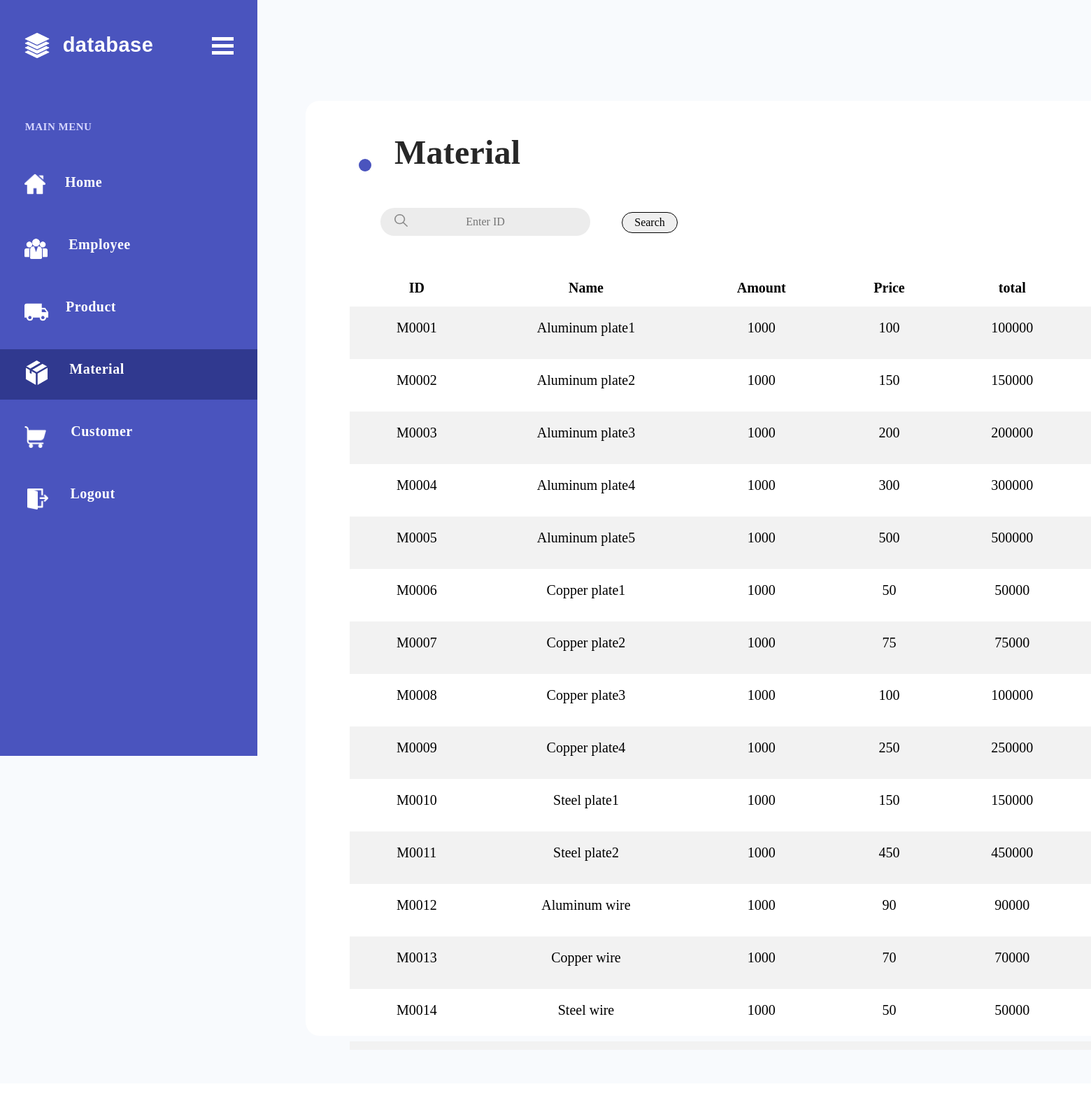
Screenshot of /TemTank/Material.php with the database file from the repository.
### tables this page shows
CREATE TABLE `Material` (
  `Mssn` varchar(11) NOT NULL,
  `Amount` int(11) NOT NULL,
  `Mname` varchar(50) NOT NULL,
  `Mprice` float NOT NULL
);

### TemTank/Material.php (the view, shortened to what this page needs)
<?php
    $servername = "localhost";
    $username = "root";
    $password = "root";
    $dbname = "TemTank";
    $conn = new mysqli($servername,$username,$password,$dbname);
	$result = $conn->query("SELECT DISTINCT Mssn,Amount,Mname,Mprice FROM Material ORDER BY Mssn ");
?>
<!DOCTYPE html>
<html>
<head>
</head>
<body>
<div id="Material" >
	<div id="Group_10">
		<svg class="Rectangle_5">
			<rect fill="rgba(74,84,190,1)" id="Rectangle_5" rx="0" ry="0" x="0" y="0" width="368" height="1080">
			</rect>
		</svg>
	</div>
	<div id="Group_22">
		<div id="Group_3">
			<div id="database">
				<span>database</span>
			</div>
			<img id="database_" src="database_.png" srcset="database_.png 1x, database_@2x.png 2x">
		</div>
		<div id="Group_21">
			<svg class="Rectangle_6">
				<rect fill="rgba(255,255,255,1)" id="Rectangle_6" rx="0" ry="0" x="0" y="0" width="31" height="5">
				</rect>
			</svg>
			<svg class="Rectangle_6_">
				<rect fill="rgba(255,255,255,1)" id="Rectangle_6_" rx="0" ry="0" x="0" y="0" width="31" height="5">
				</rect>
			</svg>
			<svg class="Rectangle_6_ba">
				<rect fill="rgba(255,255,255,1)" id="Rectangle_6_ba" rx="0" ry="0" x="0" y="0" width="31" height="5">
				</rect>
			</svg>
		</div>
	</div>
	<svg class="Rectangle_11">
		<rect fill="rgba(29,36,107,1)" id="Rectangle_11" rx="0" ry="0" x="0" y="0" width="368" height="72">
		</rect>
	</svg>
	<svg class="Rectangle_10">
		<rect fill="rgba(255,255,255,1)" id="Rectangle_10" rx="20" ry="20" x="0" y="0" width="1413" height="1336">
		</rect>
	</svg>
	<div id="Group_18">
		<div id="MAIN_MENU">
			<span>MAIN MENU</span>
		</div>
		<div id="Group_16">
			<div id="Home">
				<a href="Homepage.php">Home</a>
			</div>
			<img id="home_run" src="home_run.png" srcset="home_run.png 1x, home_run@2x.png 2x">
		</div>
		<div  id="Group_17">
			<div id="Employee">
			<a href="Employee.php">Employee</a>
			</div>
			<img id="home_run_bj" src="home_run_bj.png" srcset="home_run_bj.png 1x, home_run_bj@2x.png 2x">
		</div>
		<div  id="Group_11">
			<div id="Product">
			<a href="Product.php">Product</a>
			</div>
			<img id="home_run_bm" src="home_run_bm.png" srcset="home_run_bm.png 1x, home_run_bm@2x.png 2x">
		</div>
		<div id="Group_12">
			<div id="Material_bo">
			<a href="Material.php">Material</a>
			</div>
			<img id="home_run_bp" src="home_run_bp.png" srcset="home_run_bp.png 1x, home_run_bp@2x.png 2x">
		</div>
		<div  id="Group_13">
			<div id="Customer">
			<a href="Customer.php">Customer</a>
			</div>
			<img id="home_run_bs" src="home_run_bs.png" srcset="home_run_bs.png 1x, home_run_bs@2x.png 2x">
		</div>
		<div id="Group_15">
			<div id="Logout">
			<a href="Login.php">Logout</a>
			</div>
			<img id="home_run_by" src="home_run_by.png" srcset="home_run_by.png 1x, home_run_by@2x.png 2x">
		</div>
	</div>
	<div id="Group_20">
	</div>
	<div id="Group_24">
		<div id="Material_b">
			<span>Material</span>
		</div>
		<svg class="Ellipse_2">
			<ellipse fill="rgba(74,84,190,1)" id="Ellipse_2" rx="9" ry="9" cx="9" cy="9">
			</ellipse>
		</svg>
	</div>
	<div id="Group_26">
		<div id="Group_23">
		</div>
		<div id="Group_25">
		<form action="Material.php" method="POST">
			<div id="Enter_name_or_ID">
			<input type= "text" id = "enter"name= "search"placeholder="Enter ID">
			<input type = "submit" id="sub" value="Search">
			</div>
			<img id="search__1_" src="search__1_.png" srcset="search__1_.png 1x, search__1_@2x.png 2x">
			</form>
	</div>
	</div>
	</div>
<div id="listcustomert">
<table>
			<tr>
                 <th>ID</th>
				<th>Name</th>
				<th>Amount</th>
				<th>Price</th>
				<th>total</th>
			</tr>
			<?php
			 while($row = $result->fetch_assoc()){
			echo "<tr>";
					echo"<td>".$row['Mssn']."</td>"
					."<td>".$row['Mname']."</td>".
					"<td>".$row['Amount']."</td>".
					"<td>".$row['Mprice']."</td>".
					"<td>".$row['Mprice']*$row['Amount']."</td>".
                    "<td><a href='DeleteMat.php?id=".$row['Mssn']."'><input type ='button' value='Delete' id='delete'></a></td>";
			echo "</tr>";
			 }?>
		</table>
			</div>
</body>
</html>

### rows the page displays
material: Mssn "M0001", Mname "Aluminum plate1", Amount "1000", Mprice "100", $row['Mprice']*$row['Amount'] "100000"
material: Mssn "M0002", Mname "Aluminum plate2", Amount "1000", Mprice "150", $row['Mprice']*$row['Amount'] "150000"
material: Mssn "M0003", Mname "Aluminum plate3", Amount "1000", Mprice "200", $row['Mprice']*$row['Amount'] "200000"
material: Mssn "M0004", Mname "Aluminum plate4", Amount "1000", Mprice "300", $row['Mprice']*$row['Amount'] "300000"
material: Mssn "M0005", Mname "Aluminum plate5", Amount "1000", Mprice "500", $row['Mprice']*$row['Amount'] "500000"
material: Mssn "M0006", Mname "Copper plate1", Amount "1000", Mprice "50", $row['Mprice']*$row['Amount'] "50000"
material: Mssn "M0007", Mname "Copper plate2", Amount "1000", Mprice "75", $row['Mprice']*$row['Amount'] "75000"
material: Mssn "M0008", Mname "Copper plate3", Amount "1000", Mprice "100", $row['Mprice']*$row['Amount'] "100000"
material: Mssn "M0009", Mname "Copper plate4", Amount "1000", Mprice "250", $row['Mprice']*$row['Amount'] "250000"
material: Mssn "M0010", Mname "Steel plate1", Amount "1000", Mprice "150", $row['Mprice']*$row['Amount'] "150000"
material: Mssn "M0011", Mname "Steel plate2", Amount "1000", Mprice "450", $row['Mprice']*$row['Amount'] "450000"
material: Mssn "M0012", Mname "Aluminum wire", Amount "1000", Mprice "90", $row['Mprice']*$row['Amount'] "90000"
material: Mssn "M0013", Mname "Copper wire", Amount "1000", Mprice "70", $row['Mprice']*$row['Amount'] "70000"
material: Mssn "M0014", Mname "Steel wire", Amount "1000", Mprice "50", $row['Mprice']*$row['Amount'] "50000"
